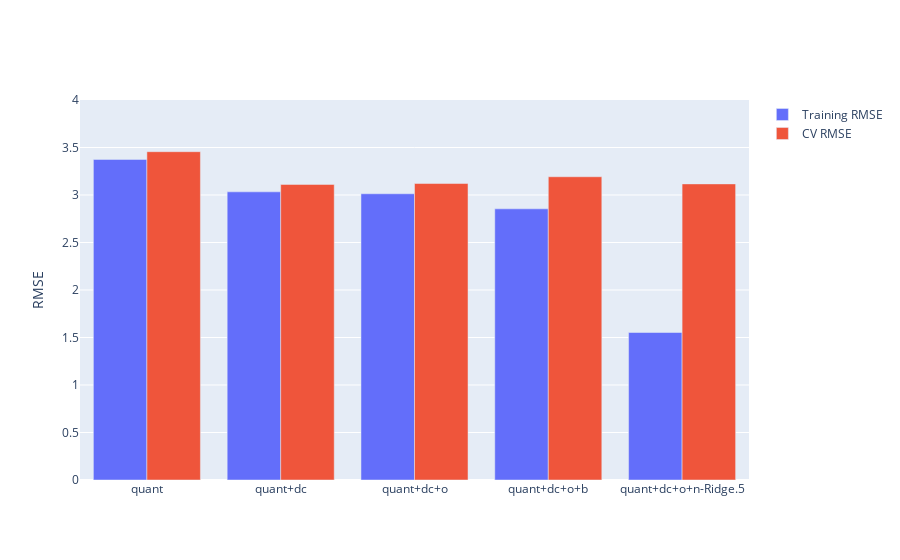

The code cell stored with this chart in its notebook:
### Code cell
fig = compare_models(models)
fig.update_yaxes(range = [0, 4], title = "RMSE")

### Figure 1 — Plotly figure (JSON) as saved in the notebook; plotly's stock layout.template omitted (floating-point values rounded to 4 significant figures)
{"data": [{"name": "Training RMSE", "type": "bar", "x": ["quant", "quant+dc", "quant+dc+o", "quant+dc+o+b", "quant+dc+o+n-Ridge.5"], "y": [3.375, 3.033, 3.013, 2.854, 1.553]}, {"name": "CV RMSE", "type": "bar", "x": ["quant", "quant+dc", "quant+dc+o", "quant+dc+o+b", "quant+dc+o+n-Ridge.5"], "y": [3.456, 3.111, 3.121, 3.192, 3.117]}], "layout": {"yaxis": {"range": [0, 4], "title": {"text": "RMSE"}}}}
